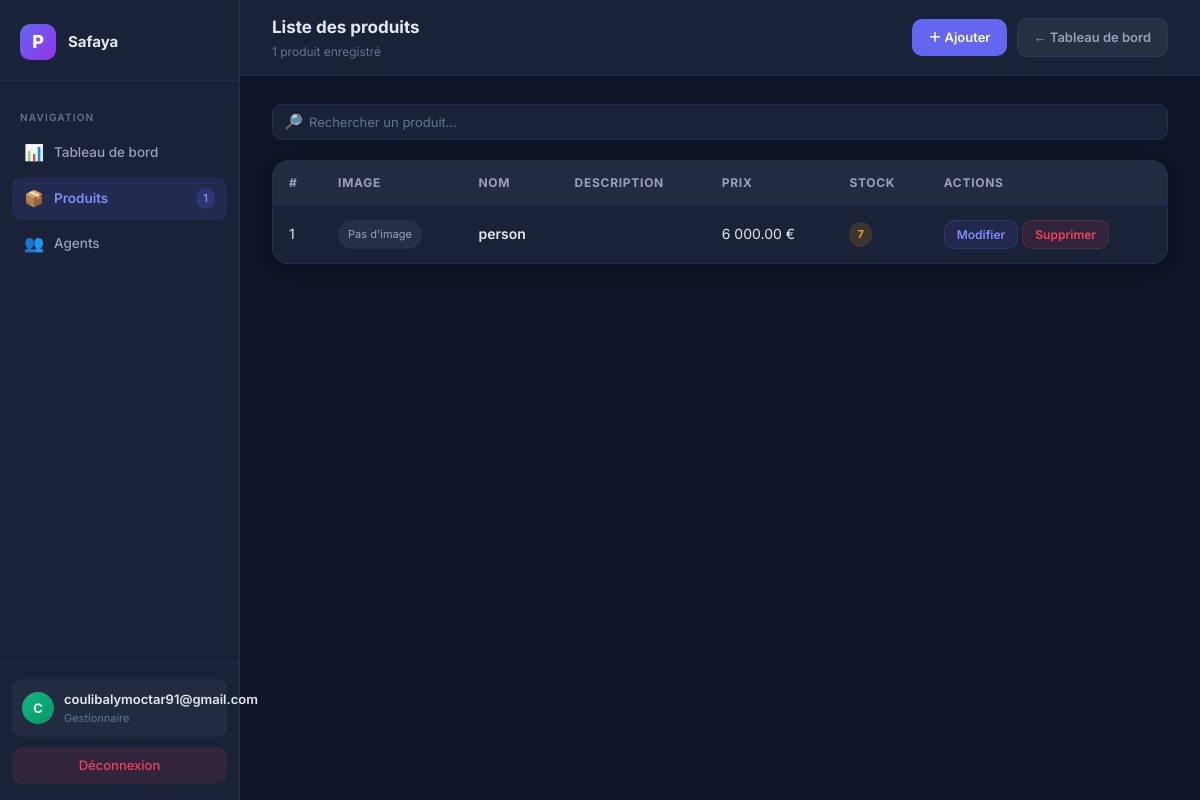
Page /list-products/ (signed in) on the committed database.
### InvoiceApp/models.py (models this page shows, shortened)
class User(AbstractUser):
    logo = models.ImageField(upload_to="company_logos/", blank=True, null=True, verbose_name="Logo de l'entreprise")
    company_name = models.CharField(max_length=255, verbose_name="Nom de l'entreprise")
    company_email = models.EmailField(blank=True, null=True,verbose_name="Adresse email")
    phone = models.CharField(max_length=20, blank=True, verbose_name="Téléphone")
    address = models.TextField(blank=True, verbose_name="Adresse")
    add_date = models.DateTimeField(auto_now_add=True, verbose_name="Date d'inscription",blank=True, null=True,)
    default_currency = models.CharField(max_length=3, choices=CURRENCY_CHOICES, default='EUR', verbose_name="Devise de l'entreprise")
    agent_login_code = models.CharField(max_length=8, unique=True, blank=True, verbose_name="Code de connexion vendeurs")
    next_invoice_number = models.PositiveIntegerField(default=1, verbose_name="Prochain numéro de facture")
    class Meta:
        verbose_name = "Entreprise"
        verbose_name_plural = "Entreprises"

class Product(models.Model):
    CURRENCY_CHOICES = CURRENCY_CHOICES
    company = models.ForeignKey(User, on_delete=models.CASCADE, related_name='products', verbose_name="Entreprise")
    image = models.ImageField(upload_to="product_images/", blank=True, null=True, verbose_name="Image du produit")
    name = models.CharField(max_length=255, verbose_name="Nom du produit")
    description = models.TextField(blank=True, verbose_name="Description")
    price = models.DecimalField(max_digits=10, decimal_places=2, verbose_name="Prix")
    currency = models.CharField(max_length=3, choices=CURRENCY_CHOICES, default='EUR', verbose_name="Devise")
    stock_quantity = models.PositiveIntegerField(default=0, verbose_name="Quantité en stock")
    created_at = models.DateTimeField(auto_now_add=True, verbose_name="Date de création")
    @property
    def formatted_price(self):
        symbols = {'EUR': '€', 'USD': '$', 'XOF': 'FCFA'}
        symbol = symbols.get(self.currency, self.currency)
        if self.currency == 'XOF':
            amount = f"{self.price:,.0f}".replace(',', ' ')
        else:
            amount = f"{self.price:,.2f}".replace(',', ' ')
        return f"{symbol}{amount}" if self.currency == 'USD' else f"{amount} {symbol}"
    class Meta:
        verbose_name = "Produit"
        verbose_name_plural = "Produits"
        ordering = ['-created_at']

### InvoiceApp/views/products.py (the view)
# urls.py: path('list-products/', invoice_views.list_products, name='list_products'),
@require_http_methods(["GET"])
@login_required
def list_products(request):
    user = request.user
    products = user.products.all()
    context = {
        'company_name': user.company_name,
        'company_logo_url': user.logo.url if user.logo else None,
        'products': products,
    }
    return render(request, 'product_list.html', context)

### InvoiceApp/context_processors.py (called while the page is built)
def subscription_context(request):
    user = getattr(request, 'user', None)
    if not user or not user.is_authenticated:
        return {}
    subscription = getattr(user, 'subscription', None)
    if subscription is None:
        return {}
    return {
        'subscription': subscription,
        'subscription_status': subscription.status,
        'subscription_blocked': subscription.is_blocked,
        'subscription_days_left': subscription.days_left,
        'subscription_expiry_date': subscription.access_expiry_date,
        'subscription_plan_price': subscription.price,
    }

### InvoiceApp/models.py (called while the page is built)
    @property
    def price(self):
        return SUBSCRIPTION_PLAN_PRICES.get(self.plan, Decimal('0'))

    @property
    def promo_active_until(self):
        latest = self.company.promo_redemptions.order_by('-expires_at').first()
        return latest.expires_at if latest else None

    @property
    def status(self):
        now = timezone.now()
        if self.active_until and self.active_until >= now:
            return 'active'
        promo_until = self.promo_active_until
        if promo_until and promo_until >= now:
            return 'promo'
        if self.trial_end_date and self.trial_end_date >= now:
            return 'trial'
        return 'expired'

    @property
    def is_blocked(self):
        return self.status == 'expired'

    @property
    def access_expiry_date(self):
        status = self.status
        if status == 'active':
            return self.active_until
        if status == 'promo':
            return self.promo_active_until
        if status == 'trial':
            return self.trial_end_date
        return None

    @property
    def days_left(self):
        if self.status not in ('trial', 'promo'):
            return 0
        expiry = self.access_expiry_date
        if not expiry:
            return 0
        remaining = expiry - timezone.now()
        return max(0, remaining.days + (1 if remaining.seconds > 0 else 0))

### InvoiceApp/templates/product_list.html (shortened to what this page needs)
<!DOCTYPE html>
{% load static %}
<html lang="fr">
<head>
</head>
<body>
<div class="sidebar">
    <div class="sidebar-logo">
        <div class="logo-mark">P</div>
        <div class="logo-text">{{ company_name }}</div>
    </div>
    <nav class="sidebar-nav">
        <div class="nav-section-label">Navigation</div>
        <a href="{% url 'dashboard' %}" class="nav-item"><span class="nav-icon">📊</span> Tableau de bord</a>
        <a href="{% url 'list_products' %}" class="nav-item active"><span class="nav-icon">📦</span> Produits <span class="nav-badge">{{ products|length }}</span></a>
        <a href="{% url 'list_agents' %}" class="nav-item"><span class="nav-icon">👥</span> Agents</a>
    </nav>
    <div class="sidebar-footer">
        <div class="user-block">
            <div class="user-avatar">{{ request.user.first_name|default:request.user.username|slice:':1'|upper }}</div>
            <div>
                <div class="user-name">{{ request.user.get_full_name|default:request.user.username }}</div>
                <div class="user-role">Gestionnaire</div>
            </div>
        </div>
        <a href="{% url 'logout' %}" class="logout-btn">Déconnexion</a>
    </div>
</div>
<div class="main">
    <div class="topbar">
        <div>
            <div class="topbar-title">Liste des produits</div>
            <div class="topbar-sub">{{ products|length }} produit{{ products|length|pluralize }} enregistré{{ products|length|pluralize }}</div>
        </div>
        <div class="topbar-actions">
            <a href="#" onclick="openProductModal(null); return false;" class="btn btn-primary">＋ Ajouter</a>
            <a href="{% url 'dashboard' %}" class="btn btn-ghost">← Tableau de bord</a>
        </div>
    </div>
    <div class="content">
        <div class="toolbar">
            <div class="search-wrap">
                <span class="search-icon">🔎</span>
                <input type="text" class="search-input" id="searchInput" placeholder="Rechercher un produit...">
            </div>
        </div>
        <div class="table-card">
            <table class="table">
                <thead>
                    <tr>
                        <th>#</th>
                        <th>Image</th>
                        <th>Nom</th>
                        <th>Description</th>
                        <th>Prix</th>
                        <th>Stock</th>
                        <th>Actions</th>
                    </tr>
                </thead>
                <tbody>
                    {% for product in products %}
                    <tr class="product-row">
                        <td>{{ forloop.counter }}</td>
                        <td>
                            {% if product.image %}
                                <img src="{{ product.image.url }}" alt="{{ product.name }}" class="product-image">
                            {% else %}
                                <span class="image-pill">Pas d'image</span>
                            {% endif %}
                        </td>
                        <td>
                            <div class="product-name">{{ product.name }}</div>
                        </td>
                        <td>
                        </td>
                        <td>{{ product.formatted_price }}</td>
                        <td>
                            {% if product.stock_quantity > 10 %}
                                <span class="stock-pill stock-good">{{ product.stock_quantity }}</span>
                            {% elif product.stock_quantity > 0 %}
                                <span class="stock-pill stock-warning">{{ product.stock_quantity }}</span>
                            {% else %}
                                <span class="stock-pill stock-danger">{{ product.stock_quantity }}</span>
                            {% endif %}
                        </td>
                        <td>
                            <button type="button"
                                    class="btn btn-edit-soft btn-sm"
                                    data-product-id="{{ product.id }}"
                                    data-name="{{ product.name|escapejs }}"
                                    data-description="{{ product.description|escapejs }}"
                                    data-price="{{ product.price }}"
                                    data-stock="{{ product.stock_quantity }}"
                                    onclick="openProductModalFromButton(this)">
                                Modifier
                            </button>
                            <button type="button" onclick="openDeleteModal({{ product.id }}, '{{ product.name|escapejs }}')" class="btn btn-danger-soft btn-sm">Supprimer</button>
                        </td>
                    </tr>
                    {% empty %}
                    <tr>
                        <td colspan="7">
                            <div class="empty-state">Aucun produit enregistré</div>
                        </td>
                    </tr>
                    {% endfor %}
                </tbody>
            </table>
        </div>
    </div>
</div>
</body>
</html>

### rows in the picture
User: company_name "Safaya", user.first_name "C", user.get_full_name "coulibalymoctar91@gmail.com"
Product: image "Pas d'image", name "person", formatted_price "6 000.00 €", stock_quantity "7"

### other values in the picture
{{ products|length }} "1"
